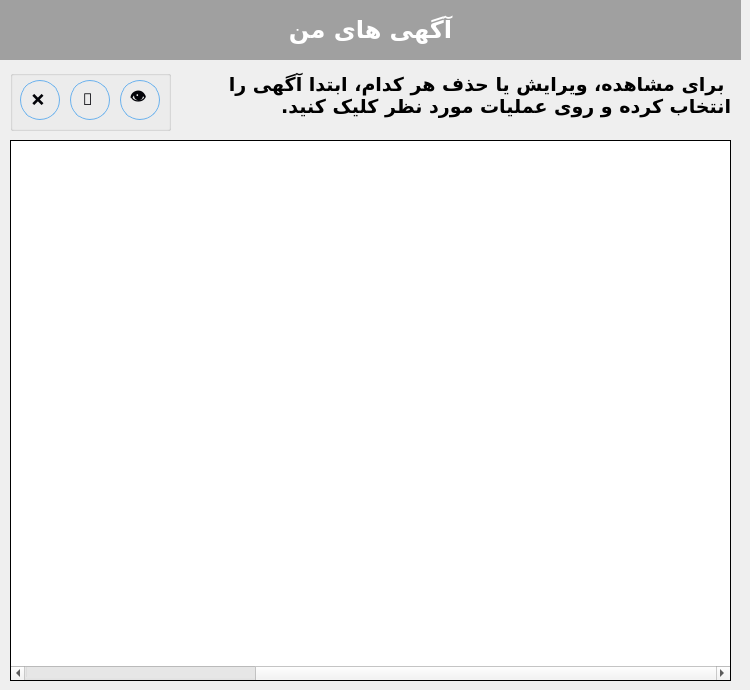
    <widget class="QWidget" name="page_my_ads">
     <widget class="QLabel" name="label_25">
      <property name="geometry">
       <rect>
        <x>0</x>
        <y>-1</y>
        <width>741</width>
        <height>61</height>
       </rect>
      </property>
      <property name="font">
       <font>
        <family>B Titr</family>
        <pointsize>18</pointsize>
        <weight>75</weight>
        <bold>true</bold>
       </font>
      </property>
      <property name="styleSheet">
       <string notr="true">background-color: #A0A0A0; color: white;</string>
      </property>
      <property name="text">
       <string>آگهی های من</string>
      </property>
      <property name="alignment">
       <set>Qt::AlignCenter</set>
      </property>
     </widget>
     <widget class="QTableWidget" name="tableWidget">
      <property name="geometry">
       <rect>
        <x>10</x>
        <y>140</y>
        <width>721</width>
        <height>541</height>
       </rect>
      </property>
      <property name="font">
       <font>
        <family>B Nazanin</family>
        <pointsize>12</pointsize>
        <weight>75</weight>
        <bold>true</bold>
       </font>
      </property>
      <property name="layoutDirection">
       <enum>Qt::RightToLeft</enum>
      </property>
      <property name="styleSheet">
       <string notr="true">QHeaderView {  
	font-family: &quot;B Titr&quot;;
	font-size: 14pt;
}</string>
      </property>
      <property name="frameShape">
       <enum>QFrame::Panel</enum>
      </property>
      <property name="frameShadow">
       <enum>QFrame::Plain</enum>
      </property>
      <property name="editTriggers">
       <set>QAbstractItemView::DoubleClicked</set>
      </property>
      <property name="dragDropOverwriteMode">
       <bool>false</bool>
      </property>
      <property name="alternatingRowColors">
       <bool>true</bool>
      </property>
      <property name="selectionMode">
       <enum>QAbstractItemView::SingleSelection</enum>
      </property>
      <property name="selectionBehavior">
       <enum>QAbstractItemView::SelectRows</enum>
      </property>
      <property name="textElideMode">
       <enum>Qt::ElideRight</enum>
      </property>
      <property name="showGrid">
       <bool>true</bool>
      </property>
      <property name="gridStyle">
       <enum>Qt::SolidLine</enum>
      </property>
      <property name="sortingEnabled">
       <bool>true</bool>
      </property>
      <property name="wordWrap">
       <bool>true</bool>
      </property>
      <property name="rowCount">
       <number>0</number>
      </property>
      <attribute name="horizontalHeaderVisible">
       <bool>false</bool>
      </attribute>
      <attribute name="horizontalHeaderCascadingSectionResizes">
       <bool>true</bool>
      </attribute>
      <attribute name="horizontalHeaderMinimumSectionSize">
       <number>150</number>
      </attribute>
      <attribute name="horizontalHeaderDefaultSectionSize">
       <number>150</number>
      </attribute>
      <attribute name="horizontalHeaderHighlightSections">
       <bool>true</bool>
      </attribute>
      <attribute name="horizontalHeaderStretchLastSection">
       <bool>false</bool>
      </attribute>
      <attribute name="verticalHeaderCascadingSectionResizes">
       <bool>true</bool>
      </attribute>
      <attribute name="verticalHeaderMinimumSectionSize">
       <number>50</number>
      </attribute>
      <attribute name="verticalHeaderDefaultSectionSize">
       <number>50</number>
      </attribute>
      <attribute name="verticalHeaderHighlightSections">
       <bool>false</bool>
      </attribute>
      <attribute name="verticalHeaderShowSortIndicator" stdset="0">
       <bool>false</bool>
      </attribute>
      <attribute name="verticalHeaderStretchLastSection">
       <bool>false</bool>
      </attribute>
      <column>
       <property name="text">
        <string>شناسه</string>
       </property>
      </column>
      <column>
       <property name="text">
        <string>نام نمایشی</string>
       </property>
      </column>
      <column>
       <property name="text">
        <string>نوع</string>
       </property>
      </column>
      <column>
       <property name="text">
        <string>نوع ملک</string>
       </property>
      </column>
      <column>
       <property name="text">
        <string>آدرس</string>
       </property>
      </column>
      <column>
       <property name="text">
        <string>قیمت</string>
       </property>
      </column>
     </widget>
     <widget class="QLabel" name="label_26">
      <property name="geometry">
       <rect>
        <x>180</x>
        <y>60</y>
        <width>551</width>
        <height>71</height>
       </rect>
      </property>
      <property name="font">
       <font>
        <family>B Nazanin</family>
        <pointsize>14</pointsize>
        <weight>75</weight>
        <bold>true</bold>
       </font>
      </property>
      <property name="styleSheet">
       <string notr="true"/>
      </property>
      <property name="text">
       <string>برای مشاهده، ویرایش یا حذف هر کدام، ابتدا آگهی را انتخاب کرده و روی عملیات مورد نظر کلیک کنید.</string>
      </property>
      <property name="alignment">
       <set>Qt::AlignLeading|Qt::AlignLeft|Qt::AlignVCenter</set>
      </property>
      <property name="wordWrap">
       <bool>true</bool>
      </property>
     </widget>
     <widget class="QGroupBox" name="groupBox">
      <property name="geometry">
       <rect>
        <x>10</x>
        <y>70</y>
        <width>161</width>
        <height>61</height>
       </rect>
      </property>
      <property name="font">
       <font>
        <family>B Nazanin</family>
        <pointsize>14</pointsize>
        <weight>75</weight>
        <bold>true</bold>
       </font>
      </property>
      <property name="layoutDirection">
       <enum>Qt::RightToLeft</enum>
      </property>
      <property name="title">
       <string/>
      </property>
      <widget class="QPushButton" name="pushButton_see_my_ad">
       <property name="geometry">
        <rect>
         <x>110</x>
         <y>10</y>
         <width>40</width>
         <height>40</height>
        </rect>
       </property>
       <property name="font">
        <font>
         <pointsize>12</pointsize>
        </font>
       </property>
       <property name="cursor">
        <cursorShape>PointingHandCursor</cursorShape>
       </property>
       <property name="toolTip">
        <string>مشاهده آگهی</string>
       </property>
       <property name="styleSheet">
        <string notr="true">border: 1px solid #6AB1ED;
border-radius: 20px;
color: #020308; 
padding-bottom: 4px;
padding-left: 4px;</string>
       </property>
       <property name="text">
        <string>👁</string>
       </property>
       <property name="flat">
        <bool>true</bool>
       </property>
      </widget>
      <widget class="QPushButton" name="pushButton_delete_my_ad">
       <property name="geometry">
        <rect>
         <x>10</x>
         <y>10</y>
         <width>40</width>
         <height>40</height>
        </rect>
       </property>
       <property name="font">
        <font>
         <pointsize>12</pointsize>
        </font>
       </property>
       <property name="cursor">
        <cursorShape>PointingHandCursor</cursorShape>
       </property>
       <property name="toolTip">
        <string>حذف آگهی</string>
       </property>
       <property name="styleSheet">
        <string notr="true">border: 1px solid #6AB1ED;
border-radius: 20px;
color: #020308; 
padding-bottom: 4px;
padding-left: 4px;</string>
       </property>
       <property name="text">
        <string>❌</string>
       </property>
       <property name="flat">
        <bool>true</bool>
       </property>
      </widget>
      <widget class="QPushButton" name="pushButton_edit_my_ad">
       <property name="geometry">
        <rect>
         <x>60</x>
         <y>10</y>
         <width>40</width>
         <height>40</height>
        </rect>
       </property>
       <property name="font">
        <font>
         <pointsize>12</pointsize>
        </font>
       </property>
       <property name="cursor">
        <cursorShape>PointingHandCursor</cursorShape>
       </property>
       <property name="toolTip">
        <string>مشاهده آگهی</string>
       </property>
       <property name="styleSheet">
        <string notr="true">border: 1px solid #6AB1ED;
border-radius: 20px;
color: #020308; 
padding-bottom: 4px;
padding-left: 4px;</string>
       </property>
       <property name="text">
        <string>📝</string>
       </property>
       <property name="flat">
        <bool>true</bool>
       </property>
      </widget>
     </widget>
    </widget>
